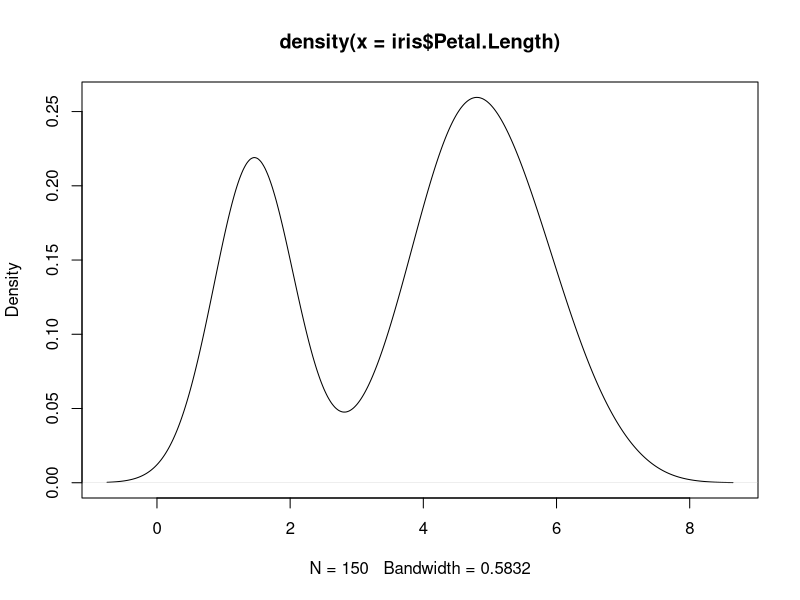

Recreate this plot in R.
library(dplyr)
library(tibble)
data(iris)

#view(random_df)
summary(iris)
result <- iris %>%                       
  group_by(Species) %>%
  summarize(
    PlMean=mean(Petal.Length),
    PwMean=mean(Petal.Width)
    
    )
class(result)
view(result)

plot(density(iris$Petal.Length))








